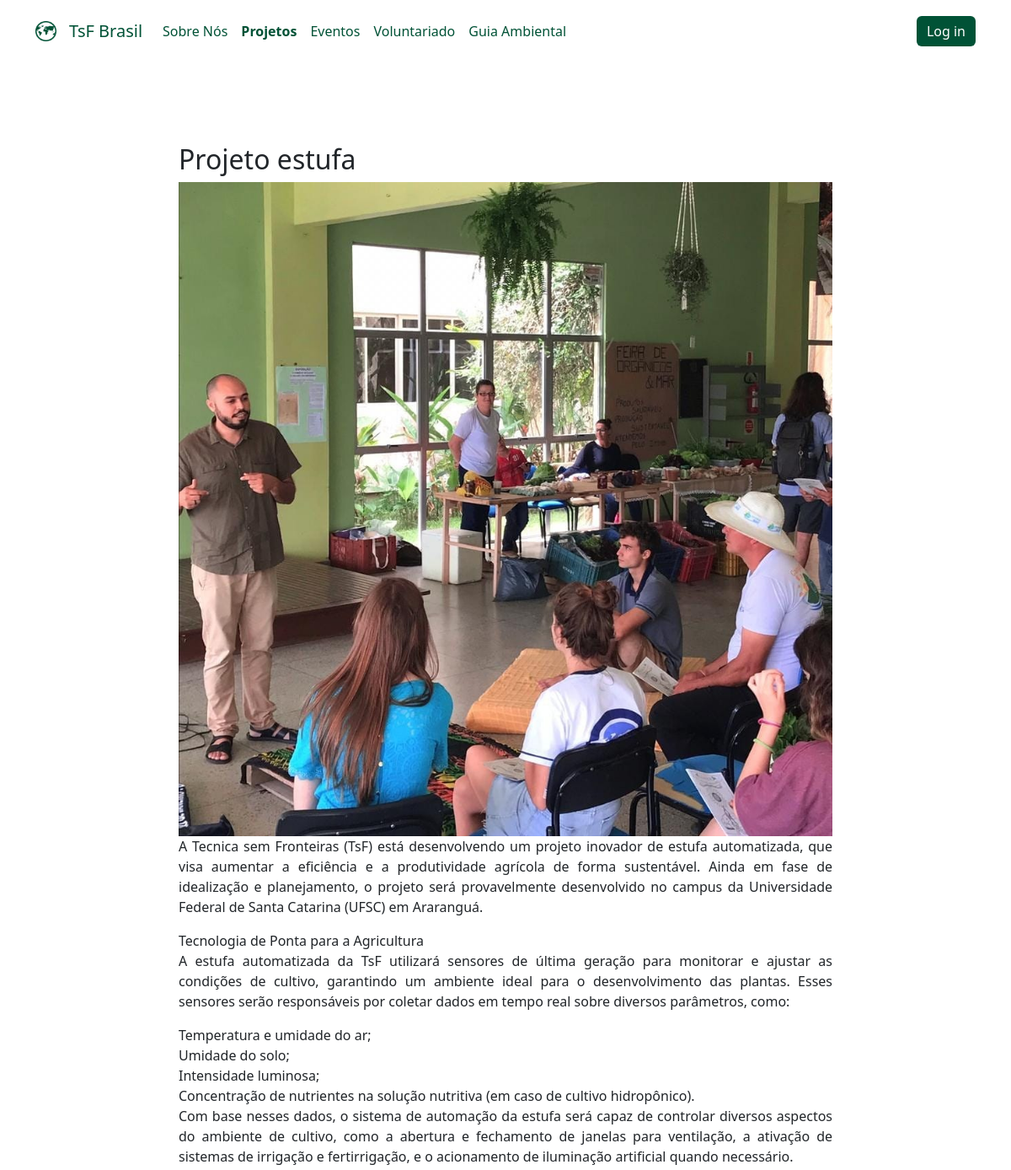
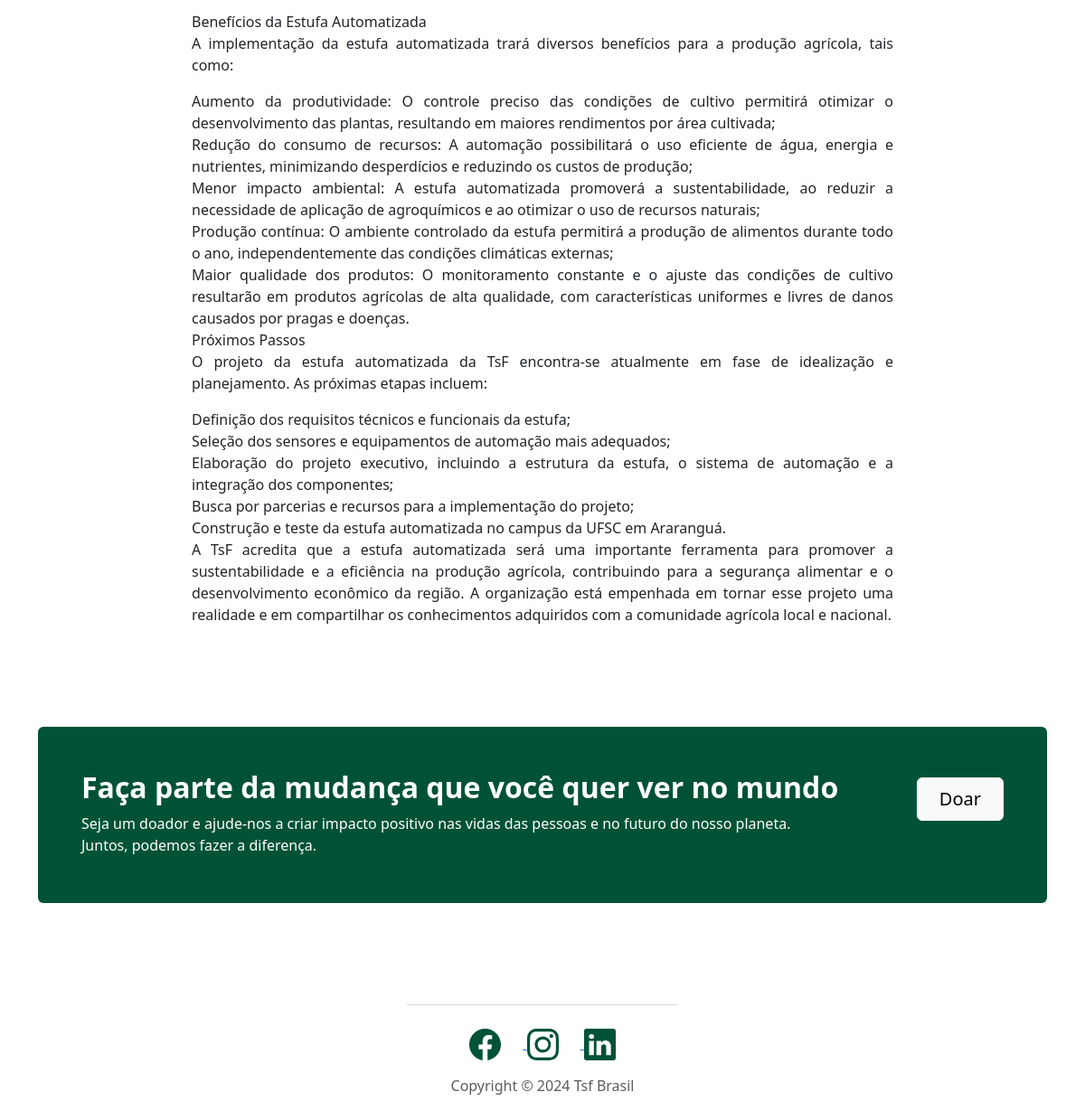
Page /prj/1/ on the committed database (2 pictures, top to bottom).
### tsfApp/models.py (models this page shows, shortened)
class project(models.Model):
    project_id = models.CharField(max_length=100, default = '0')
    project_name = models.CharField(max_length=100, default = '0')
    project_description = models.TextField(default='Default project text')
    project_text = models.TextField(default='Default project text')
    project_image = models.ImageField(upload_to='project_images')
    project_created_at = models.DateTimeField(auto_now_add=True)
    project_deleted_at = models.DateTimeField(auto_now_add=True)
    objects = models.Manager()

### tsfApp/views.py (the view)
# urls.py: path('prj/<int:projeto_id>/', views.projeto_detail, name='projetos_detail'),
def projeto_detail(request, projeto_id):
    projeto = get_object_or_404(project, id=projeto_id)
    return render(request, 'projeto_detail.html', {'projeto': projeto})

### templates/projeto_detail.html (shortened to what this page needs)
<!doctype html>
{% load static %}
<link rel="stylesheet" href="{% static 'css/bootstrap.min.css' %}" />
<link rel="stylesheet" href="{% static 'css/Features-Minimal-icons.css' %}" />
<link rel="stylesheet" href="{% static 'css/Footer-Basic-icons.css' %}" />
<link rel="stylesheet" href="{% static 'css/Hero-Carousel-images.css' %}" />
<link rel="stylesheet" href="{% static 'css/bootstrap.min.css' %}" />
<html data-bs-theme="light" lang="en">
    <head>
        <link rel="stylesheet" href="assets/bootstrap/css/bootstrap.min.css" />
        <link rel="stylesheet" href="assets/css/Features-Minimal-icons.css" />
        <link rel="stylesheet" href="assets/css/Footer-Basic-icons.css" />
        <link rel="stylesheet" href="assets/css/Hero-Carousel-images.css" />
    </head>
    <body>
        <nav
            id="menu"
            class="navbar navbar-expand-md sticky-top bg-body py-3"
            style="width: 100%; overflow-x: hidden"
        >
            <div class="container">
                <a class="navbar-brand d-flex align-items-center" href="/"
                    ><span
                        class="bs-icon-sm bs-icon-rounded bs-icon-primary d-flex justify-content-center align-items-center me-2 bs-icon"
                        style="background: #ffffff80"
                        ><img
                            src="Técnica sem Fronteiras LOGO 1 (Traced).png"
                            style="width: auto; height: 24px" /></span
                    ><span style="color: #005236">TsF Brasil</span></a
                >
                <div id="navcol-1" class="collapse navbar-collapse">
                    <ul class="navbar-nav me-auto">
                        <li id="sobre" class="nav-item">
                            <a
                                class="nav-link"
                                href="/sobre"
                                style="color: #005236"
                                >Sobre Nós</a
                            >
                        </li>
                        <li id="prj" class="nav-item">
                            <a
                                class="nav-link"
                                href="/prj"
                                style="color: #005236; font-weight: bold"
                                >Projetos</a
                            >
                        </li>
                        <li id="eventos" class="nav-item">
                            <a
                                class="nav-link active"
                                href="/eventos"
                                style="color: #005236"
                                >Eventos</a
                            >
                        </li>
                        <li id="voluntariado" class="nav-item">
                            <a
                                class="nav-link"
                                href="/voluntariado"
                                style="color: #005236"
                                >Voluntariado</a
                            >
                        </li>
                        <li id="guia" class="nav-item">
                            <a
                                class="nav-link"
                                href="/guia"
                                style="color: #005236"
                                >Guia Ambiental </a
                            >
                        </li>
                    </ul>
                    {% if user.is_authenticated == False %}
                    <a
                        class="btn btn-primary"
                        href="/login"
                        style="background: #005236; border-style: none"
                        >Log in
                    </a>
                    {% endif %}
                </div>
            </div>
        </nav>
        <section class="py-4 py-xl-5">
            <div class="container py-4 py-xl-5">
                <div class="row mb-5" style="justify-content: center">
                    <div
                        class="y"
                        style="
                            width: 800px;
                            text-align: justify;
                            align-items: center;
                        "
                    >
                        <h2>{{ projeto.project_name }}</h2>
                        <img
                            class="img-fluid"
                            src="{{ projeto.project_image }}"
                            style="width: 100%;"
                        <p class="w-lg-50">
                            {{ projeto.project_text |linebreaks }}
                    </div>
                </div>
            </div>
            <div class="container">
                <div
                    class="text-white bg-primary border rounded border-0 border-primary d-flex flex-column justify-content-between flex-lg-row p-4 p-md-5"
                    style="
                        background-color: var(--bs-emphasis-color);
                        --bs-primary: #005236;
                        --bs-primary-rgb: 0, 82, 54;
                    "
                >
                    <div class="pb-2 pb-lg-1">
                        <h2 class="fw-bold mb-2">
                            Faça parte da mudança que você quer ver no mundo
                        </h2>
                        <p class="mb-0">
                            Seja um doador e ajude-nos a criar impacto positivo
                            nas vidas das pessoas e no futuro do nosso planeta.
                            <br />Juntos, podemos fazer a diferença.
                        </p>
                    </div>
                    <div class="my-2">
                        <a
                            class="btn btn-light fs-5 py-2 px-4"
                            role="button"
                            href="https://wa.me/5535991709711"
                            >Doar</a
                        >
                    </div>
                </div>
            </div>
        </section>
        <footer class="text-center">
            <div class="container text-muted py-4 py-lg-5">
                <div
                    class="d-flex d-xxl-flex justify-content-center justify-content-xxl-center"
                    style="padding-bottom: 10px"
                >
                    <hr class="d-xxl-flex" style="width: 300px" />
                </div>
                <ul class="list-inline">
                    <a
                        href="https://www.facebook.com/tecnicasemfronteiras/?locale=pt_BR"
                    >
                        <li class="list-inline-item me-4">
                        </li>
                    </a>
                    <a href="https://www.instagram.com/tsf.brasil/">
                        <li class="list-inline-item me-4">
                        </li>
                    </a>
                    <a
                        href="https://www.linkedin.com/company/tsfbrasil/mycompany/"
                    >
                        <li class="list-inline-item">
                        </li>
                    </a>
                </ul>
                <p class="mb-0">Copyright © 2024 Tsf Brasil</p>
            </div>
        </footer>
    </body>
</html>

### rows in the picture
project: project_name "Projeto estufa", project_image (picture), project_text "A Tecnica sem Fronteiras (TsF) está desenvolvendo um projeto inovador de estufa automatizada, que visa aumentar a eficiência e a produtividade agrícola de forma sustentável. Ainda em fase de idealização e planejamento, o projeto será provavelmente desenvolvido no campus da Universidade Federal de Santa Catarina (UFSC) em Araranguá. Tecnologia de Ponta para a Agricultura A estufa automatizada da TsF utilizará sensores de última geração para monitorar e ajustar as condições de cultivo, garantindo um ambiente ideal para o desenvolvimento das plantas. Esses sensores serão responsáveis por coletar dados em tempo real sobre diversos parâmetros, como: Temperatura e umidade do ar; Umidade do solo;…"
